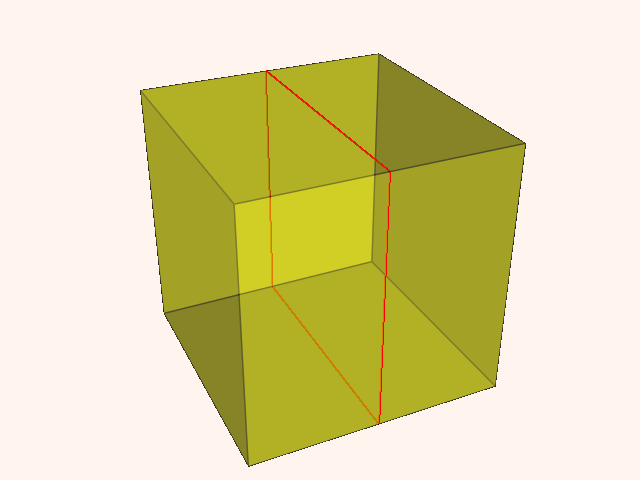

Here is the Python script that generated this plot:
#!/usr/bin/env python

# Extract the outer surface of a hexahedron and cut it with a plane.

# Factory overrides: importing these modules registers the OpenGL rendering
# and interaction style implementations for vtkRenderingCore factory classes.
import vtkmodules.vtkInteractionStyle  # noqa: F401
import vtkmodules.vtkRenderingOpenGL2  # noqa: F401

# VTK pipeline classes used in this example
from vtkmodules.vtkCommonCore import vtkPoints
from vtkmodules.vtkCommonDataModel import (
    vtkCellArray,
    vtkHexahedron,
    vtkPlane,
    vtkUnstructuredGrid,
)
from vtkmodules.vtkFiltersCore import vtkCutter
from vtkmodules.vtkFiltersGeometry import vtkDataSetSurfaceFilter
from vtkmodules.vtkRenderingCore import (
    vtkActor,
    vtkDataSetMapper,
    vtkPolyDataMapper,
    vtkRenderWindow,
    vtkRenderWindowInteractor,
    vtkRenderer,
)

# Colors (normalized RGB)
yellow = (1.000, 1.000, 0.000)
black = (0.000, 0.000, 0.000)
red = (1.000, 0.000, 0.000)
seashell = (1.000, 0.961, 0.933)

# Source: define the eight corner points of a hexahedron
point_coords = [
    [0.0, 0.0, 0.0],
    [1.0, 0.0, 0.0],
    [1.0, 1.0, 0.0],
    [0.0, 1.0, 0.0],
    [0.0, 0.0, 1.0],
    [1.0, 0.0, 1.0],
    [1.0, 1.0, 1.0],
    [0.0, 1.0, 1.0],
]

points = vtkPoints()
hexa = vtkHexahedron()
for i, coord in enumerate(point_coords):
    points.InsertNextPoint(coord)
    hexa.GetPointIds().SetId(i, i)

hexs = vtkCellArray()
hexs.InsertNextCell(hexa)

u_grid = vtkUnstructuredGrid()
u_grid.SetPoints(points)
u_grid.InsertNextCell(hexa.GetCellType(), hexa.GetPointIds())

# Filter: extract the outer polygonal surface
surface = vtkDataSetSurfaceFilter()
surface.SetInputData(u_grid)
surface.Update()

# Mapper: map the surface to graphics primitives
beam_mapper = vtkDataSetMapper()
beam_mapper.SetInputConnection(surface.GetOutputPort())

# Actor: display the hexahedron surface with edge visibility
beam_actor = vtkActor()
beam_actor.SetMapper(beam_mapper)
beam_actor.GetProperty().SetColor(yellow)
beam_actor.GetProperty().SetOpacity(0.60)
beam_actor.GetProperty().EdgeVisibilityOn()
beam_actor.GetProperty().SetEdgeColor(black)
beam_actor.GetProperty().SetLineWidth(1.5)

# Implicit function: cutting plane in the XZ direction
plane = vtkPlane()
plane.SetOrigin(0.5, 0, 0)
plane.SetNormal(1, 0, 0)

# Filter: cut the surface with the plane
cutter = vtkCutter()
cutter.SetCutFunction(plane)
cutter.SetInputData(beam_actor.GetMapper().GetInput())
cutter.Update()

# Mapper: map the cut line to graphics primitives
cutter_mapper = vtkPolyDataMapper()
cutter_mapper.SetInputConnection(cutter.GetOutputPort())

# Actor: display the cut line
plane_actor = vtkActor()
plane_actor.SetMapper(cutter_mapper)
plane_actor.GetProperty().SetColor(red)
plane_actor.GetProperty().SetLineWidth(2)

# Renderer: assemble the scene and configure the camera
renderer = vtkRenderer()
renderer.AddActor(beam_actor)
renderer.AddActor(plane_actor)
renderer.SetBackground(seashell)

# Window: display the rendered scene
render_window = vtkRenderWindow()
render_window.AddRenderer(renderer)
render_window.SetWindowName("dataset surface")
render_window.SetMultiSamples(0)
render_window.SetSize(640, 480)

# Scene: configure the camera
renderer.ResetCamera()
renderer.GetActiveCamera().Azimuth(-25)
renderer.GetActiveCamera().Elevation(30)

# Interactor: handle mouse and keyboard events
render_window_interactor = vtkRenderWindowInteractor()
render_window_interactor.SetRenderWindow(render_window)

# Launch the interactive visualization
render_window_interactor.Initialize()
render_window_interactor.Start()
